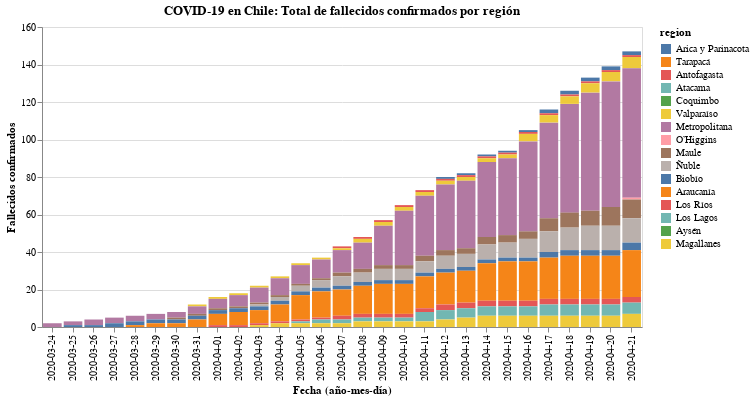

The cell this chart's notebook holds for it:
### Code cell
#hide_input
bars = alt.Chart(new_data).mark_bar().encode(
    x=alt.X('date:O', axis=alt.Axis(title='Fecha (año-mes-día)')),
    y=alt.Y('fallecidos', axis=alt.Axis(title='Fallecidos confirmados')),
    color=alt.Color('region:N', sort=regiones),
    order=alt.Order(
    # Sort the segments of the bars by this field
    'codigo region',
    sort='descending'
    )
    ).properties(
    title='COVID-19 en Chile: Total de fallecidos confirmados por región'
)
    
# text = bars.mark_text(
#     align='left',
#     baseline='middle',
#     dx=3  # Nudges text to right so it doesn't appear on top of the bar
# ).encode(
#     text='sum(pacientes):Q'
# )

bars.configure_title(
    fontSize=20,
    font='Courier',
    anchor='start',
    color='gray'
)

bars.properties(width=600, height=300)
# (bars + text).properties(width=600, height=300)

### Figure 1 — Vega-Lite specification as saved in the notebook (floating-point values rounded to 4 significant figures; data arrays with more than 128 entries replaced by an {"elided": "..."} marker saying what was removed)
{"config": {"view": {"continuousWidth": 400, "continuousHeight": 300}}, "data": {"name": "data-c4d206985b72929d76da1855f5064b33"}, "mark": "bar", "encoding": {"color": {"type": "nominal", "field": "region", "sort": ["Arica y Parinacota", "Tarapacá", "Antofagasta", "Atacama", "Coquimbo", "Valparaíso", "Metropolitana", "O’Higgins", "Maule", "Ñuble", "Biobío", "Araucanía", "Los Ríos", "Los Lagos", "Aysén", "Magallanes"]}, "order": {"type": "quantitative", "field": "codigo region", "sort": "descending"}, "x": {"type": "ordinal", "axis": {"title": "Fecha (año-mes-día)"}, "field": "date"}, "y": {"type": "quantitative", "axis": {"title": "Fallecidos confirmados"}, "field": "fallecidos"}}, "height": 300, "title": "COVID-19 en Chile: Total de fallecidos confirmados por región", "width": 600, "$schema": "https://vega.github.io/schema/vega-lite/v4.8.1.json", "datasets": {"data-c4d206985b72929d76da1855f5064b33": {"elided": "464 records"}}}
